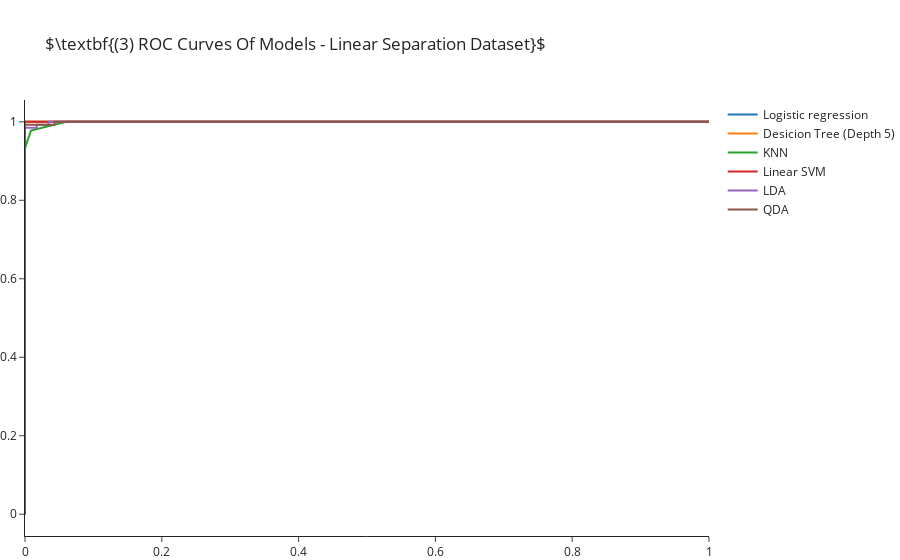

This figure's notebook cell:
### Markdown cell above
## Evaluating Models

### Code cell
fig = go.Figure(layout=go.Layout(title=rf"$\textbf{{(3) ROC Curves Of Models - {title} Dataset}}$", margin=dict(t=100)))
for i, model in enumerate(models):
    fpr, tpr, th = metrics.roc_curve(y, model.predict_proba(X)[:, 1])
    fig.add_trace(go.Scatter(x=fpr, y=tpr, mode='lines', name=model_names[i]))
fig.show()

### Figure 1 — Plotly figure (JSON) as saved in the notebook; plotly's stock layout.template omitted (floating-point values rounded to 4 significant figures)
{"data": [{"mode": "lines", "name": "Logistic regression", "type": "scatter", "x": [0, 0, 0, 1], "y": [0, 0.007463, 1, 1]}, {"mode": "lines", "name": "Desicion Tree (Depth 5)", "type": "scatter", "x": [0, 0, 1], "y": [0, 1, 1]}, {"mode": "lines", "name": "KNN", "type": "scatter", "x": [0, 0, 0, 0.008621, 0.06034, 0.1552, 1], "y": [0, 0.8582, 0.9328, 0.9776, 1, 1, 1]}, {"mode": "lines", "name": "Linear SVM", "type": "scatter", "x": [0, 0, 0, 0.8966, 1], "y": [0, 0.1269, 1, 1, 1]}, {"mode": "lines", "name": "LDA", "type": "scatter", "x": [0, 0, 0, 0.01724, 0.01724, 0.03448, 0.03448, 1], "y": [0, 0.007463, 0.9851, 0.9851, 0.9925, 0.9925, 1, 1]}, {"mode": "lines", "name": "QDA", "type": "scatter", "x": [0, 0, 0, 0.0431, 0.0431, 1], "y": [0, 0.007463, 0.9925, 0.9925, 1, 1]}], "layout": {"margin": {"t": 100}, "title": {"text": "$\\textbf{(3) ROC Curves Of Models - Linear Separation Dataset}$"}}}
